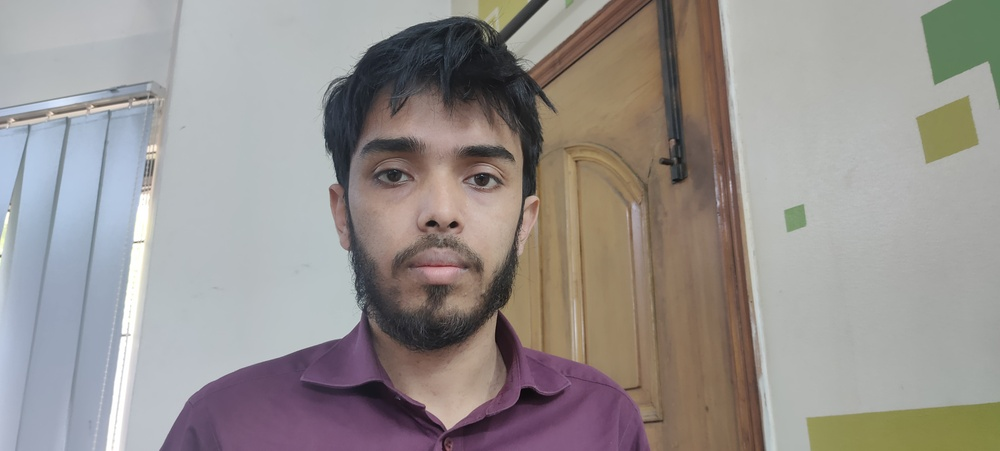
#> input picture python/Musfiq.jpg, 1000 x 451 px, shrunk from 4608 x 2080 before the run, found by its file name
$ python stroke.py Musfiq.jpg 100
#> lines starting #> are read from the running program, lines starting #| are printed output that depends on the picture; after the words box and inside, x2 and y2 are one past the last pixel; in counts of white or black regions, pixels touching at a corner belong together
import cv2;
import sys;
import numpy as np;
from PIL import Image;

import os

directory_path = os.getcwd();
pathName = directory_path.replace("python", "uploads");
img = sys.argv[1];
border_size = int(sys.argv[2]);

def stroke(origin_image, threshold, stroke_size, colors):
    img = np.array(origin_image)
    h, w, _ = img.shape
    padding = stroke_size + 50
    alpha = img[:,:,3]
    print(alpha);
    rgb_img = img[:,:,0:3]
    bigger_img = cv2.copyMakeBorder(rgb_img, padding, padding, padding, padding,
                                        cv2.BORDER_CONSTANT, value=(0, 0, 0, 0))
    alpha = cv2.copyMakeBorder(alpha, padding, padding, padding, padding, cv2.BORDER_CONSTANT, value=0)
    bigger_img = cv2.merge((bigger_img, alpha))
    h, w, _ = bigger_img.shape

    _, alpha_without_shadow = cv2.threshold(alpha, threshold, 255, cv2.THRESH_BINARY)  # threshold=0 in photoshop
    alpha_without_shadow = 255 - alpha_without_shadow
    dist = cv2.distanceTransform(alpha_without_shadow, cv2.DIST_L2, cv2.DIST_MASK_3)  # dist l1 : L1 , dist l2 : l2
    stroked = change_matrix(dist, stroke_size)
    stroke_alpha = (stroked * 255).astype(np.uint8)

    stroke_b = np.full((h, w), colors[0][2], np.uint8)
    stroke_g = np.full((h, w), colors[0][1], np.uint8)
    stroke_r = np.full((h, w), colors[0][0], np.uint8)

    stroke = cv2.merge((stroke_b, stroke_g, stroke_r, stroke_alpha))
    stroke = cv2pil(stroke)
    bigger_img = cv2pil(bigger_img)
    result = Image.alpha_composite(stroke, bigger_img)
    return result

def change_matrix(input_mat, stroke_size):
    stroke_size = stroke_size - 1
    mat = np.ones(input_mat.shape)
    check_size = stroke_size + 1.0
    mat[input_mat > check_size] = 0
    border = (input_mat > stroke_size) & (input_mat <= check_size)
    mat[border] = 1.0 - (input_mat[border] - stroke_size)
    return mat

def cv2pil(cv_img):
    # cv_img = cv2.cvtColor(cv_img, cv2.COLOR_BGRA2RGBA)
    pil_img = Image.fromarray(cv_img.astype("uint8"))
    return pil_img

# test_image = cv2.imread('basir_bg.png');
test_image = Image.open(f'uploads/image_folder/in_images/{img}').convert('RGBA')
output = stroke(test_image, threshold=0, stroke_size=border_size, colors=((0,0,0),));
#> in stroke, `alpha = img[:,:,3]`: alpha: shape (451, 1000); every value is 255
#> (printed output is left out)
#> in stroke, rgb_img is the input picture: shape (451, 1000, 3); mean R, G, B 151, 145.6, 142.7
#> in stroke, `bigger_img = cv2.copyMakeBorder(rgb_img, padding, padding, padding, pa..`:
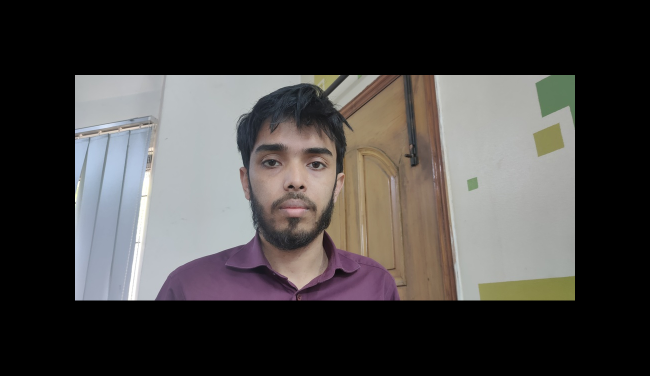
#> bigger_img: shape (751, 1300, 3) (shown at 1/2 size); mean R, G, B 69.8, 67.2, 65.9
#> in stroke, `alpha = cv2.copyMakeBorder(alpha, padding, padding, padding, padding, ..`:
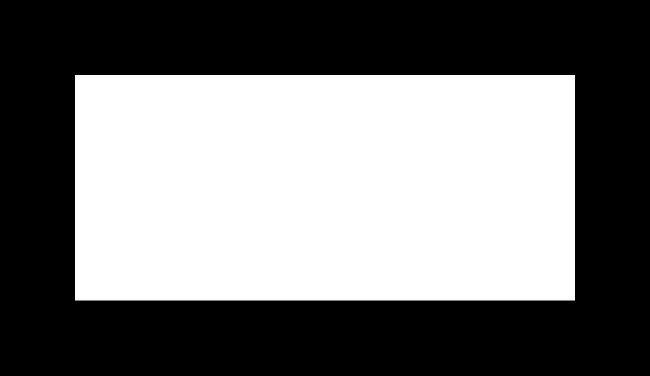
#> alpha: shape (751, 1300) (shown at 1/2 size); 46.2% white; 1 white region, box (x1, y1, x2, y2) and area: (150, 150, 1150, 601) 451000
#> in stroke, `bigger_img = cv2.merge((bigger_img, alpha))`:
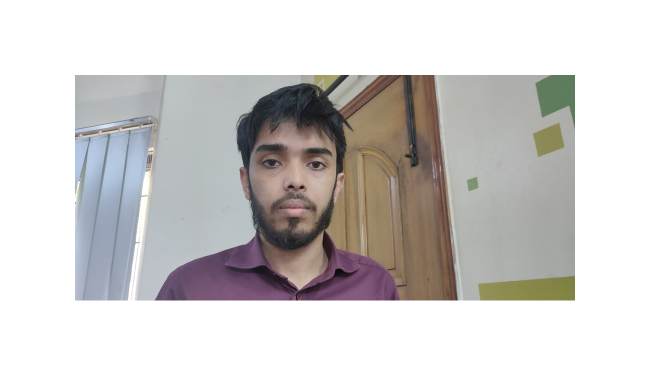
#> bigger_img: shape (751, 1300, 4) (shown at 1/2 size); mean R, G, B, A 69.8, 67.2, 65.9, 117.8; transparent parts drawn white
#> in stroke, `dist = cv2.distanceTransform(alpha_without_shadow, cv2.DIST_L2, cv2.DI..`:
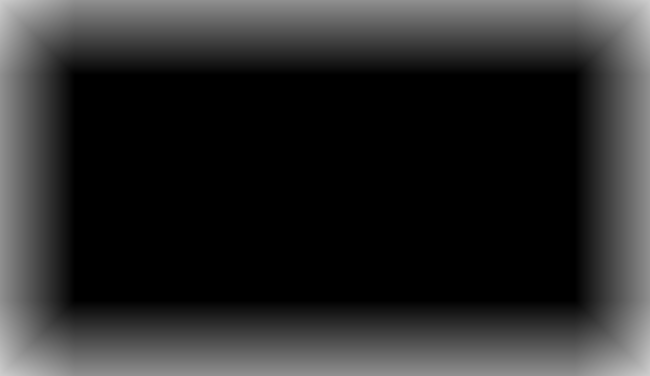
#> dist: shape (751, 1300) float32 (shown at 1/2 size); min 0, max 205.4, mean 42.9
#> in change_matrix, `border = (input_mat > stroke_size) & (input_mat <= check_size)`:
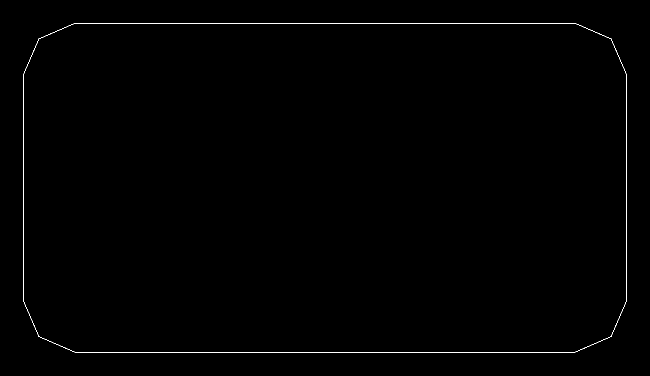
#> border: shape (751, 1300) bool (shown at 1/2 size); 0.36% white in thin lines or dots, all inside (x1, y1, x2, y2) = (46, 46, 1254, 705)
#> in change_matrix, `mat[border] = 1.0 - (input_mat[border] - stroke_size)`:
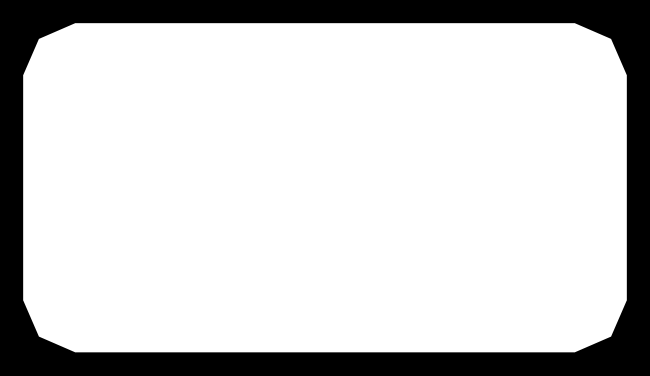
#> mat: shape (751, 1300) float64 (shown at 1/2 size); min 0, max 1, mean 0.801
#> in stroke, `result = Image.alpha_composite(stroke, bigger_img)`:
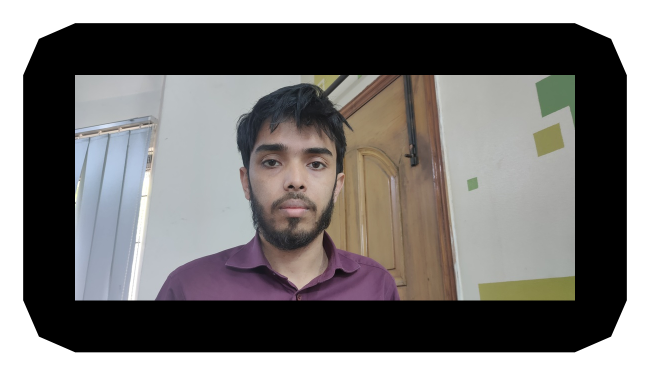
#> result: PIL image 1300x751 RGBA (shown at 1/2 size); mean R, G, B, A 69.8, 67.2, 65.9, 204.2; transparent parts drawn white
print('output')

output.save(f'uploads/image_folder/out_images/{img}');
